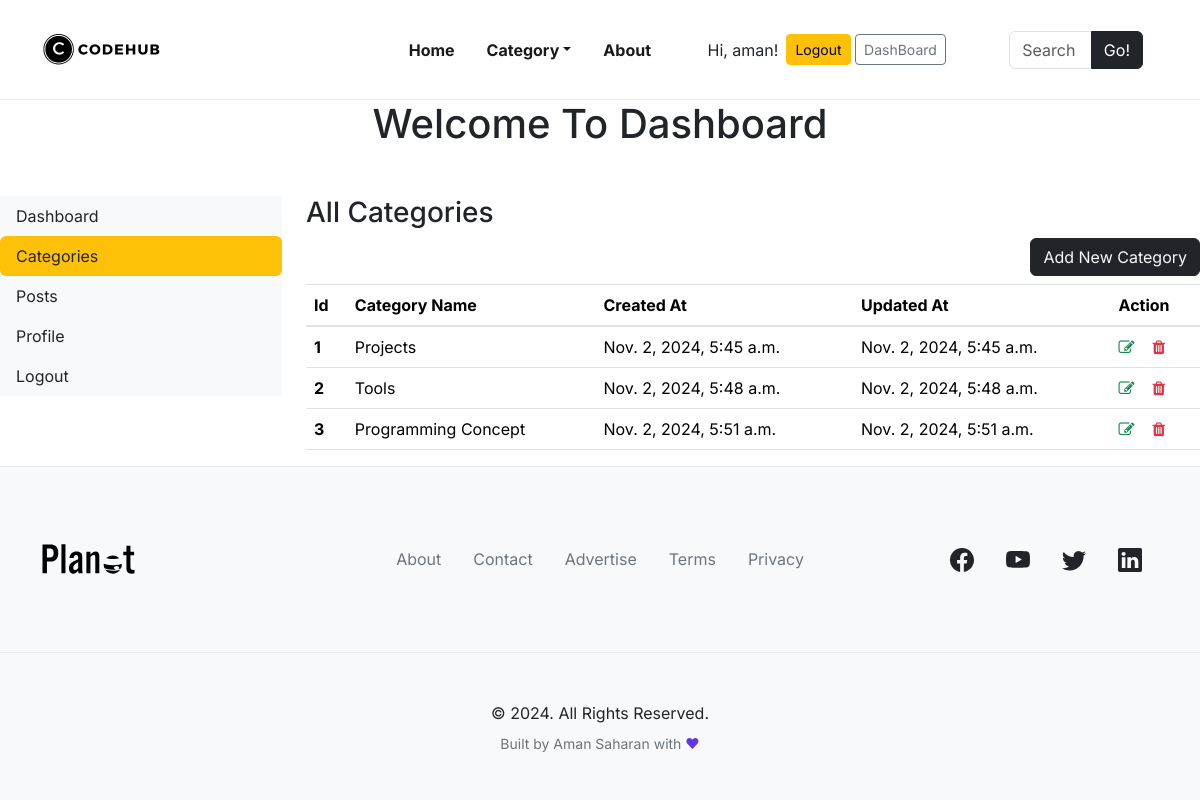
Screenshot of /dashboard/categories/ (signed in) with the database file from the repository.
### Blogs/models.py (models this page shows, shortened)
class Category(models.Model):
    category_name = models.CharField(max_length=50, unique=True)
    created_at = models.DateTimeField(auto_now_add=True)
    updated_at = models.DateTimeField(auto_now_add=True)
    class Meta:
        verbose_name_plural = 'Categories'

### dashboard/views.py (the view)
# urls.py: path('categories/', views.category, name='category' ),
@user_passes_test(is_admin_or_editor)
def category(request):
    return render(request, 'Dashboard/allcategory.html')

### Blogs/context_processors.py (called while the page is built)
def navbar(request):
    categories = Category.objects.all()
    return {'categories': categories}

### dashboard/views.py (called while the page is built)
def is_admin_or_editor(user):
    return user.is_staff or user.groups.filter(name='editor').exists()

### templates/Dashboard/allcategory.html
{% extends "base.html" %}
{% block content %}
<h1 class="text-center">Welcome To Dashboard</h1>
<div class="row mt-5">
   {% include './sidebar.html' %}
        <div class="col-md-9">
            <h3>All Categories</h3>
            <a href="{% url "addcategory" %}" class="btn btn-dark text-light float-right mb-2">Add New Category</a>
              <table class="table table-hover">
                  <thead>
                    <tr>
                      <th>Id</th>
                      <th>Category Name</th>
                      <th>Created At</th>
                      <th>Updated At</th>
                      <th>Action</th>
                    </tr>
                  </thead>
                  <tbody>
                  {% for cat in categories %}
                    <tr>
                      <th>{{ forloop.counter }}</th>
                      <td>{{ cat.category_name }}</td>
                      <td>{{ cat.created_at }}</td>
                      <td>{{ cat.updated_at }}</td>
                      <td>
                        <a href="{% url "editcategory" cat.id %}"><i class="fa fa-edit text-success"></i></a> &nbsp;&nbsp;
                        <a href="{% url "deletecategory" cat.id %}"><i class="fa fa-trash text-danger"></i></a>
                    </td>
                    </tr>
                  {% endfor %}
                  </tbody>
                </table>
          </div>
{% endblock  %}

### templates/base.html (shortened to what this page needs)
{% load static %}
<!doctype html>
<html lang="en">
<head>
  <link href="https://getbootstrap.com/docs/4.0/dist/css/bootstrap.min.css" rel="stylesheet">
  <link rel="stylesheet" href="https://cdnjs.cloudflare.com/ajax/libs/font-awesome/4.7.0/css/font-awesome.min.css">
  <link rel="stylesheet" href=" {% static "./assets/css/planet-bsb.css" %} ">
</head>
<body>
  <header id="header" class="sticky-top bsb-tpl-header-sticky bsb-tpl-header-sticky-animationX">
    <nav class="navbar navbar-expand-lg bsb-navbar bsb-navbar-hover bsb-navbar-caret bsb-tpl-navbar-sticky bg-white border-bottom border-light-subtle" data-bsb-sticky-target="#header">
      <div class="container">
        <a class="navbar-brand" href="{% url "home" %}">
          <img src="  {% static "./assets/img/branding/logo.png" %} " class="bsb-tpl-logo" alt="">
        </a>
        <div class="offcanvas offcanvas-end" tabindex="-1" id="offcanvasNavbar" aria-labelledby="offcanvasNavbarLabel">
          <div class="offcanvas-body">
            <ul class="navbar-nav justify-content-end flex-grow-1">
              <li class="nav-item">
                <a class="nav-link" aria-current="page" href="{% url "home" %}">Home</a>
              </li>
              <li class="nav-item dropdown">
                <a class="nav-link dropdown-toggle" href="#!" id="categoryDropdown" role="button" data-bs-toggle="dropdown" aria-expanded="false">Category</a>
              </li>
              <li class="nav-item">
                <a class="nav-link " href="{% url "about" %}">About</a>
              </li>
              <div class="col-4 d-flex justify-content-center align-items-center">
                {% if user.is_authenticated %}
                <span class="mr-2">Hi, {{ user.username }}!</span>
                <a class="btn btn-sm btn-warning" href="{% url "logout" %}">Logout</a> &nbsp;
                    {% if user.is_staff %}
                    <a href="{% url "dashboard" %}"><span class="btn btn-sm btn-outline-secondary mr-2" >DashBoard</span></a>
                    {% endif %}
                {% else %}
                <a class="btn btn-sm btn-warning" href="{% url "signin" %}">Login</a> &nbsp;
                <a class="btn btn-sm btn-outline-secondary" href="{% url "signup" %}">Register</a>
                {% endif %}
            </div>
            <div class="col-2 d-flex justify-content-end align-items-center">
                <form action="{% url 'search' %}" method="GET">
                  <div class="input-group">
                    <input class="form-control" name="keyword" type="text" placeholder="Search" aria-label="Enter search term..." aria-describedby="button-search" />
                    <button type="submit" class="btn btn-dark" id="button-search" type="button">Go!</button>
                </div>
                </form>
              </div>
            </ul>
          </div>
        </div>
      </div>
    </nav>
  </header>
  <main>
    {% block content %}{% endblock %}
</main>
    <footer class="footer">
      <div class="bg-light py-3 py-md-5 py-xl-8 border-top border-light-subtle">
        <div class="container overflow-hidden">
          <div class="row gy-3 gy-md-5 gy-xl-0 align-items-sm-center">
            <div class="col-xs-12 col-sm-6 col-xl-3 order-0 order-xl-0">
              <div class="footer-logo-wrapper text-center text-sm-start">
                <a href="#!">
                  <img src="./assets/img/branding/planet-logo.svg" alt="" class="bsb-tpl-logo-footer">
                </a>
              </div>
            </div>
            <div class="col-xs-12 col-xl-6 order-2 order-xl-1">
              <ul class="nav justify-content-center">
                <li class="nav-item">
                  <a class="nav-link link-secondary px-2 px-md-3" href="{% url "about" %}">About</a>
                </li>
                <li class="nav-item">
                  <a class="nav-link link-secondary px-2 px-md-3" href="#!">Contact</a>
                </li>
                <li class="nav-item">
                  <a class="nav-link link-secondary px-2 px-md-3" href="#!">Advertise</a>
                </li>
                <li class="nav-item">
                  <a class="nav-link link-secondary px-2 px-md-3" href="#!">Terms</a>
                </li>
                <li class="nav-item">
                  <a class="nav-link link-secondary px-2 px-md-3" href="#!">Privacy</a>
                </li>
              </ul>
            </div>
            <div class="col-xs-12 col-sm-6 col-xl-3 order-1 order-xl-2">
              <ul class="nav justify-content-center justify-content-sm-end">
                <li class="nav-item">
                  <a class="nav-link link-dark px-3" href="#!">
                  </a>
                </li>
                <li class="nav-item">
                  <a class="nav-link link-dark px-3" href="#!">
                  </a>
                </li>
                <li class="nav-item">
                  <a class="nav-link link-dark px-3" href="https://x.com/amansaharan019">
                  </a>
                </li>
                <li class="nav-item">
                  <a class="nav-link link-dark px-3" href="https://www.linkedin.com/in/aman-saharan-16869029b/">
                  </a>
                </li>
              </ul>
            </div>
          </div>
        </div>
      </div>
      <div class="bg-light py-3 py-md-5 border-top border-light-subtle">
        <div class="container overflow-hidden">
          <div class="row">
            <div class="col">
              <div class="footer-copyright-wrapper text-center">
                &copy; 2024. All Rights Reserved.
              </div>
              <div class="credits text-secondary text-center mt-2 fs-7">
                Built by <a href="https://bootstrapbrain.com/" class="link-secondary text-decoration-none">Aman Saharan</a> with <span class="text-primary">&#9829;</span>
              </div>
            </div>
          </div>
        </div>
      </div>
    </footer>
  </body>
  </html>

### templates/base.html (style rules this page uses)
* { box-sizing: border-box; }
body { overflow-x: hidden; }

### rows the page displays
Category: category_name "Projects", created_at "Nov. 2, 2024, 5:45 a.m.", updated_at "Nov. 2, 2024, 5:45 a.m."
Category: category_name "Tools", created_at "Nov. 2, 2024, 5:48 a.m.", updated_at "Nov. 2, 2024, 5:48 a.m."
Category: category_name "Programming Concept", created_at "Nov. 2, 2024, 5:51 a.m.", updated_at "Nov. 2, 2024, 5:51 a.m."

### other values shown
{{ user.username }} "aman"
